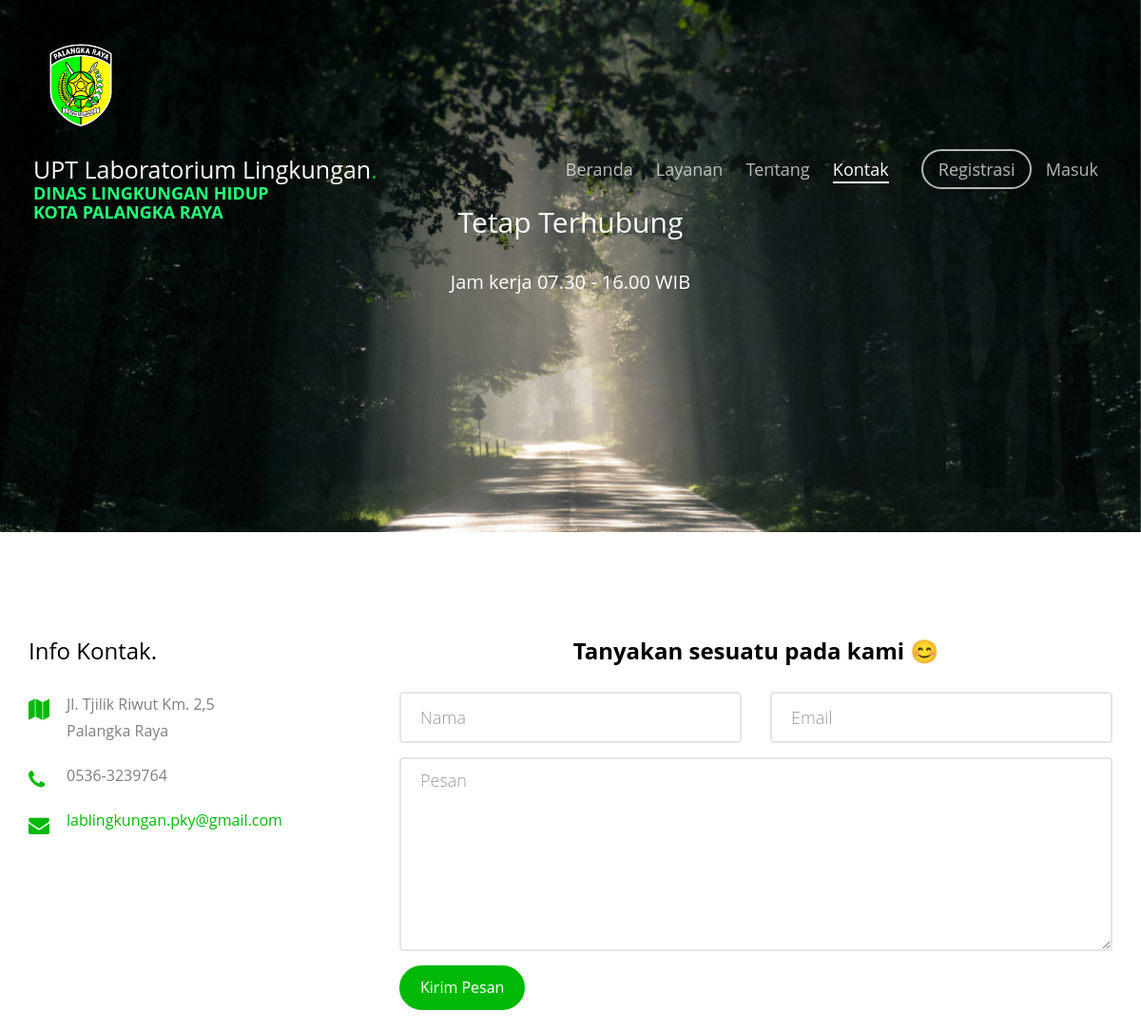
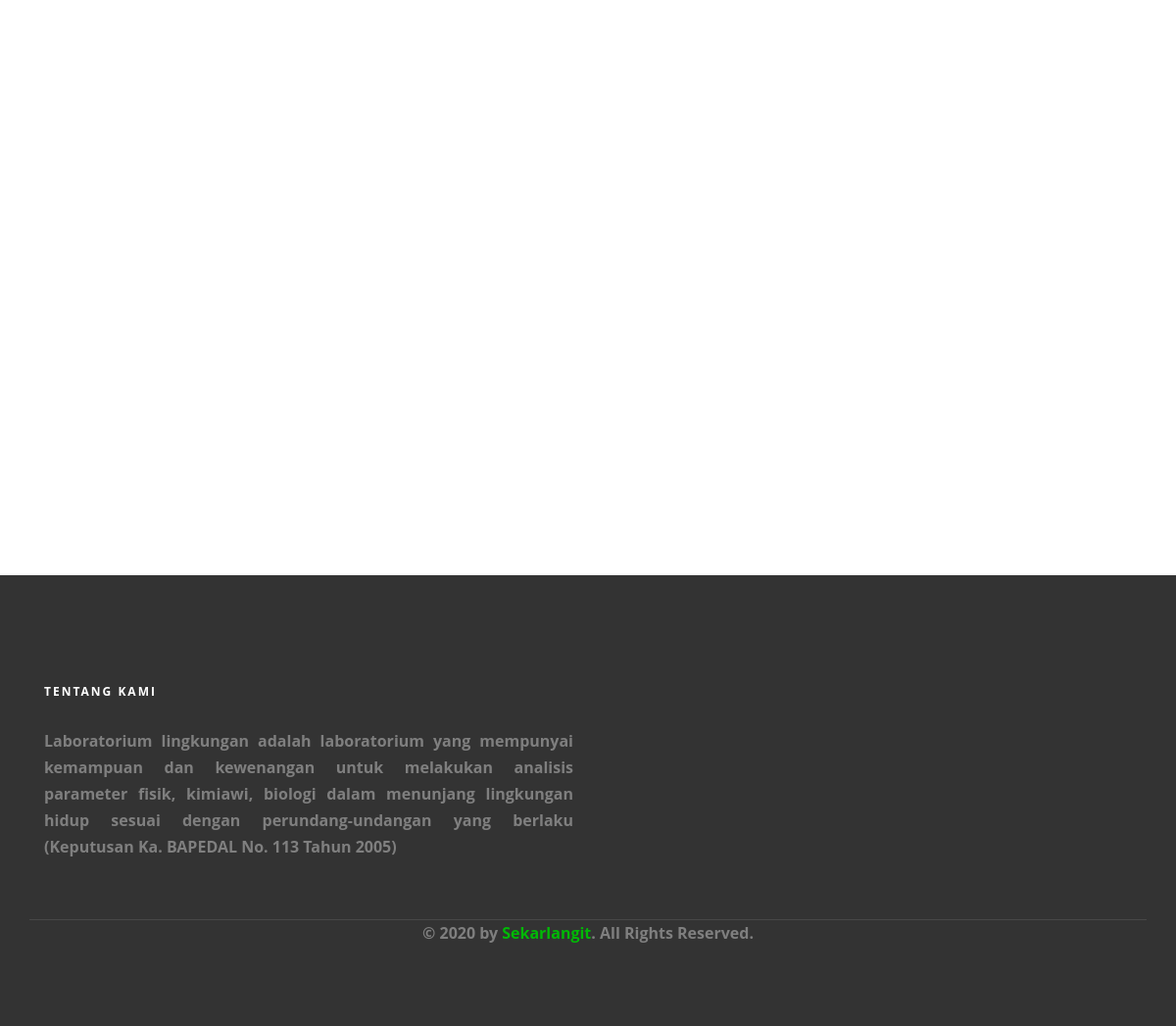
The app's page /index.php/kontak with its own data (2 pictures, top to bottom).
### tables this page shows
CREATE TABLE `tbl_kontak` (
  `kontak_id` int(11) NOT NULL,
  `kontak_field` varchar(100) NOT NULL,
  `kontak_data` varchar(100) NOT NULL
);

### application/controllers/Kontak.php (called while the page is built, shortened)
<?php
class Kontak extends CI_Controller{
	function __construct(){
		$this->load->model('m_pengunjung');
		$this->load->model('m_kontak');
	}
	function index(){
		$data=$this->m_kontak->get_all_kontak()->result_array();
		$this->load->library('googlemaps');
		$long=$data[4][kontak_data];
		$lat=$data[5][kontak_data];
		$config=array();
		$config['center']=$long.','. $lat;
		$config['zoom']=16;
		$this->googlemaps->initialize($config);
		$marker=array();
		$marker['position']=$long.','. $lat;
		$this->googlemaps->add_marker($marker);
		$x['map']=$this->googlemaps->create_map();
		$x['data']=$data;
		$x['menu']="kontak";
		$this->load->view('v_kontak',$x);
	}
}

### index.php (called while the page is built, shortened)
<?php
require_once BASEPATH.'core/CodeIgniter.php';

### application/models/M_kontak.php (called while the page is built, shortened)
<?php
class M_kontak extends CI_Model{
	function get_all_kontak(){
		$hsl=$this->db->query("SELECT * FROM tbl_kontak ORDER BY kontak_id ASC");
		return $hsl;
	}
}

### application/views/v_kontak.php (the view, shortened to what this page needs)
<!DOCTYPE html>
<html class="no-js">
	<head>
	<link rel="stylesheet" href="<?php echo base_url().'theme/css/animate.css'?>">
	<link rel="stylesheet" href="<?php echo base_url().'theme/css/icomoon.css'?>">
	<link rel="stylesheet" href="<?php echo base_url().'theme/css/bootstrap.css'?>">
	<link rel="stylesheet" href="<?php echo base_url().'theme/css/flexslider.css'?>">
	<link rel="stylesheet" href="<?php echo base_url().'theme/css/style.css'?>">
	</head>
	<body>
	</header>
	<aside id="fh5co-hero" style="height: 560px;">
		<div class="flexslider " style="height: 560px;">
			<ul class="slides"  style="height: 560px;">
		   	<li style="background-image: url(<?php echo base_url().'theme/images/slide_4.jpg'?>);">
		   		<div class="container">
		   			<div class="col-md-10 col-md-offset-1 text-center slider-text" style="height: 560px;">
		   				<div class="slider-text-inner">
		   					<h2 style="font-size: 30px;">Tetap Terhubung</h2>
		   					<p class="fh5co-lead">Jam kerja <?= $data[0]['kontak_data'] ?></p>
		   				</div>
		   			</div>
		   		</div>
		   	</li>
		  	</ul>
	  	</div>
	</aside>
	<div class="fh5co-contact animate-box">
		<div class="container">
			<div class="row">
				<div class="col-md-3">
					<h3>Info Kontak.</h3>
					<ul class="contact-info">
						<li><i class="icon-map"></i><?= $data[1]['kontak_data'] ?></li>
						<li><i class="icon-phone"></i><?= $data[2]['kontak_data'] ?></li>
						<li><i class="icon-envelope"></i><a href="#"><?= $data[3]['kontak_data'] ?></a></li>
					</ul>
				</div>
				<div class="col-md-8 col-md-push-1 col-sm-12 col-sm-push-0 col-xs-12 col-xs-push-0">
					<div class="row">
					<h3><p align="center"><b>Tanyakan sesuatu pada kami &#128522;<b></p></h3>
					<form method="post" action="<?php echo base_url().'kontak/kirim_pesan'?>">
						<div class="col-md-6">
							<div class="form-group">
								<input class="form-control" name="nama" placeholder="Nama" type="text" required>
							</div>
						</div>
						<div class="col-md-6">
							<div class="form-group">
								<input class="form-control" name="email" placeholder="Email" type="email" required>
							</div>
						</div>
						<div class="col-md-12">
							<div class="form-group">
								<textarea name="pesan" class="form-control" id="" cols="30" rows="7" placeholder="Pesan" required></textarea>
							</div>
						</div>
						<div class="col-md-12">
							<div class="form-group">
								<input value="Kirim Pesan" class="btn btn-primary" type="submit">
							</div>
						</div>
					</form>
					</div>
				</div>
			</div>
		</div>
	</div>
	<?php echo $map['html'];?>
	</div>
	</body>
</html>

### theme/css/icomoon.css (style rules this page uses)
[class^="icon-"], [class*=" icon-"] { font-family: 'icomoon' !important; speak: none; font-style: normal; font-weight: normal; font-variant: normal; text-transform: none; line-height: 1; -webkit-font-smoothing: antialiased; -moz-osx-font-smoothing: grayscale; }
.icon-phone:before { content: "\f095"; }
.icon-envelope:before { content: "\f0e0"; }
.icon-map:before { content: "\f279"; }

### theme/css/flexslider.css (style rules this page uses)
.slides, .slides > li, .flex-control-nav, .flex-direction-nav { margin: 0; padding: 0; list-style: none; }
.flexslider { margin: 0; padding: 0; }
.flexslider .slides > li { display: none; -webkit-backface-visibility: hidden; }
.flexslider .slides:after { display: block; clear: both; visibility: hidden; line-height: 0; height: 0; }
.flexslider { margin: 0 0 60px; background: #ffffff; border: 4px solid #ffffff; position: relative; zoom: 1; -webkit-border-radius: 4px; -moz-border-radius: 4px; border-radius: 4px; -webkit-box-shadow: '' 0 1px 4px rgba(0, 0, 0, 0.2); -moz-box-shadow: '' 0 1px 4px rgba(0, 0, 0, 0.2); -o-box-shadow: '' 0 1px 4px rgba(0, 0, 0, 0.2); box-shadow: '' 0 1px 4px rgba(0, 0, 0, 0.2); }
.flexslider .slides { zoom: 1; }

### theme/css/style.css (style rules this page uses)
body { font-family: "Open Sans", Arial, sans-serif; font-weight: 400; font-size: 16px; line-height: 1.7; color: #7f7f7f; background: #fff; height: 100%; position: relative; }
a { color: #00B906; -webkit-transition: 0.5s; -o-transition: 0.5s; transition: 0.5s; }
p { margin-bottom: 30px; }
h1, h2, h3, h4, h5, h6, figure { color: #000; font-family: "Open Sans", Arial, sans-serif; font-weight: 400; margin: 0 0 30px 0; }
.btn { margin-right: 4px; margin-bottom: 4px; font-family: "Open Sans", Arial, sans-serif; font-size: 16px; font-weight: 400; -webkit-border-radius: 30px; -moz-border-radius: 30px; -ms-border-radius: 30px; border-radius: 30px; -webkit-transition: 0.5s; -o-transition: 0.5s; transition: 0.5s; }
.btn-primary { background: #00B906; color: #fff; border: 2px solid #00B906; }
.form-control { box-shadow: none; background: transparent; border: 2px solid rgba(0, 0, 0, 0.1); height: 54px; font-size: 18px; font-weight: 300; }
#fh5co-hero { min-height: 560px; background: #fff url(../images/loader.gif) no-repeat center center; }
#fh5co-hero .flexslider { border: none; z-index: 1; margin-bottom: 0; }
#fh5co-hero .flexslider .slides { position: relative; overflow: hidden; }
#fh5co-hero .flexslider .slides li { background-repeat: no-repeat; background-size: cover; background-position: center center; min-height: 400px; }
#fh5co-hero .flexslider .slider-text { display: table; opacity: 0; min-height: 400px; }
#fh5co-hero .flexslider .slider-text>.slider-text-inner { display: table-cell; vertical-align: middle; min-height: 400px; }
#fh5co-hero .flexslider .slider-text>.slider-text-inner h2 { font-size: 70px; font-weight: 400; color: #fff; }
#fh5co-hero .flexslider .slider-text>.slider-text-inner .fh5co-lead { font-size: 20px; color: #fff; }
.fh5co-about, .fh5co-team, .fh5co-contact { padding: 7em 0; }
.contact-info { margin-bottom: 4em; padding: 0; }
.contact-info li { list-style: none; margin: 0 0 20px 0; position: relative; padding-left: 40px; }
.contact-info li i { position: absolute; top: .3em; left: 0; font-size: 22px; color: #00B906; }
.contact-info li a { color: #00B906; }
.js .animate-box { opacity: 0; }

### records on screen
tbl_kontak: kontak_data "07.30 - 16.00 WIB"
tbl_kontak: kontak_data "Jl. Tjilik Riwut Km. 2,5 Palangka Raya"
tbl_kontak: kontak_data "0536-3239764"
tbl_kontak: kontak_data "lablingkungan.pky@gmail.com"
